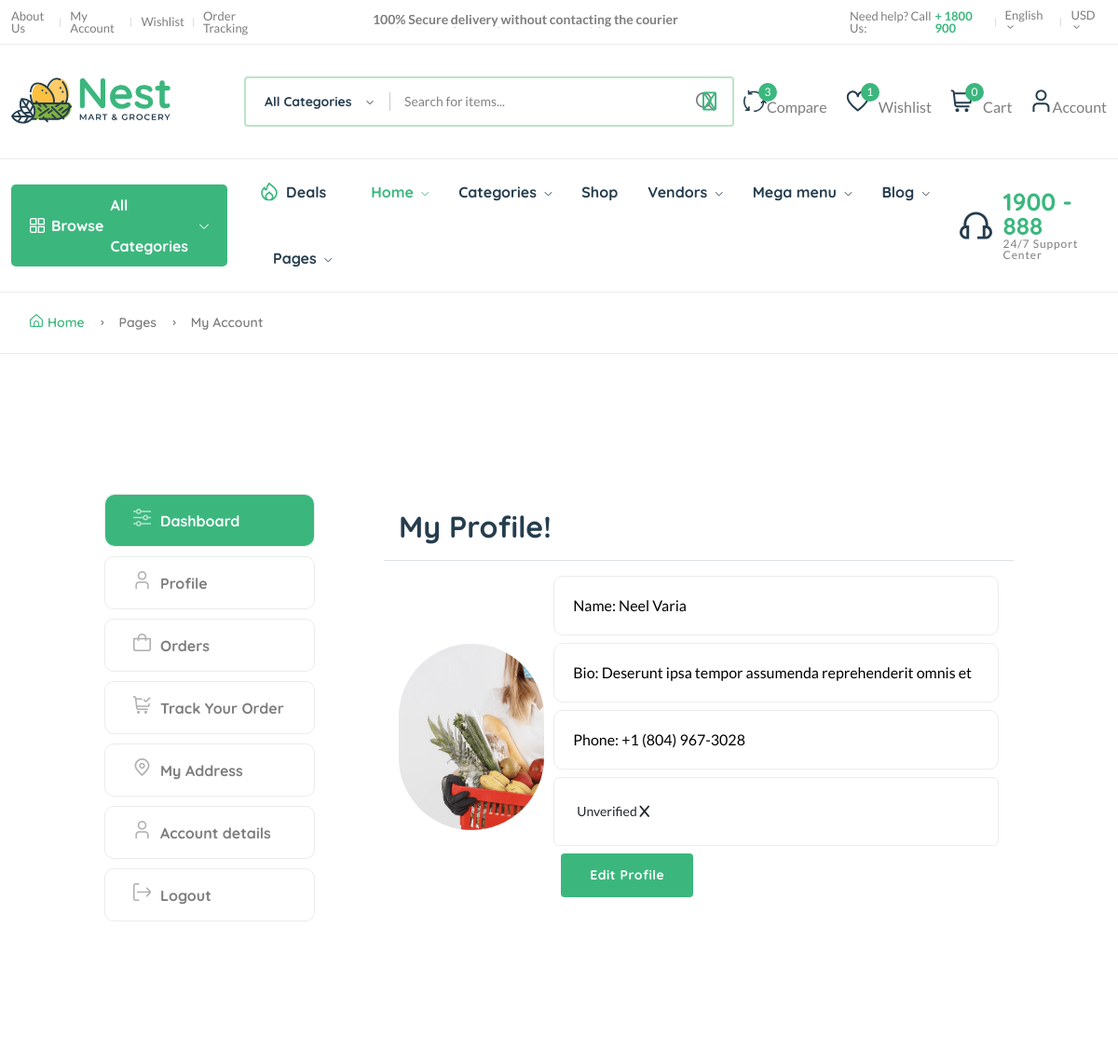
The page /customer-dashboard/ (signed in, upper part) on the database as committed earlier.
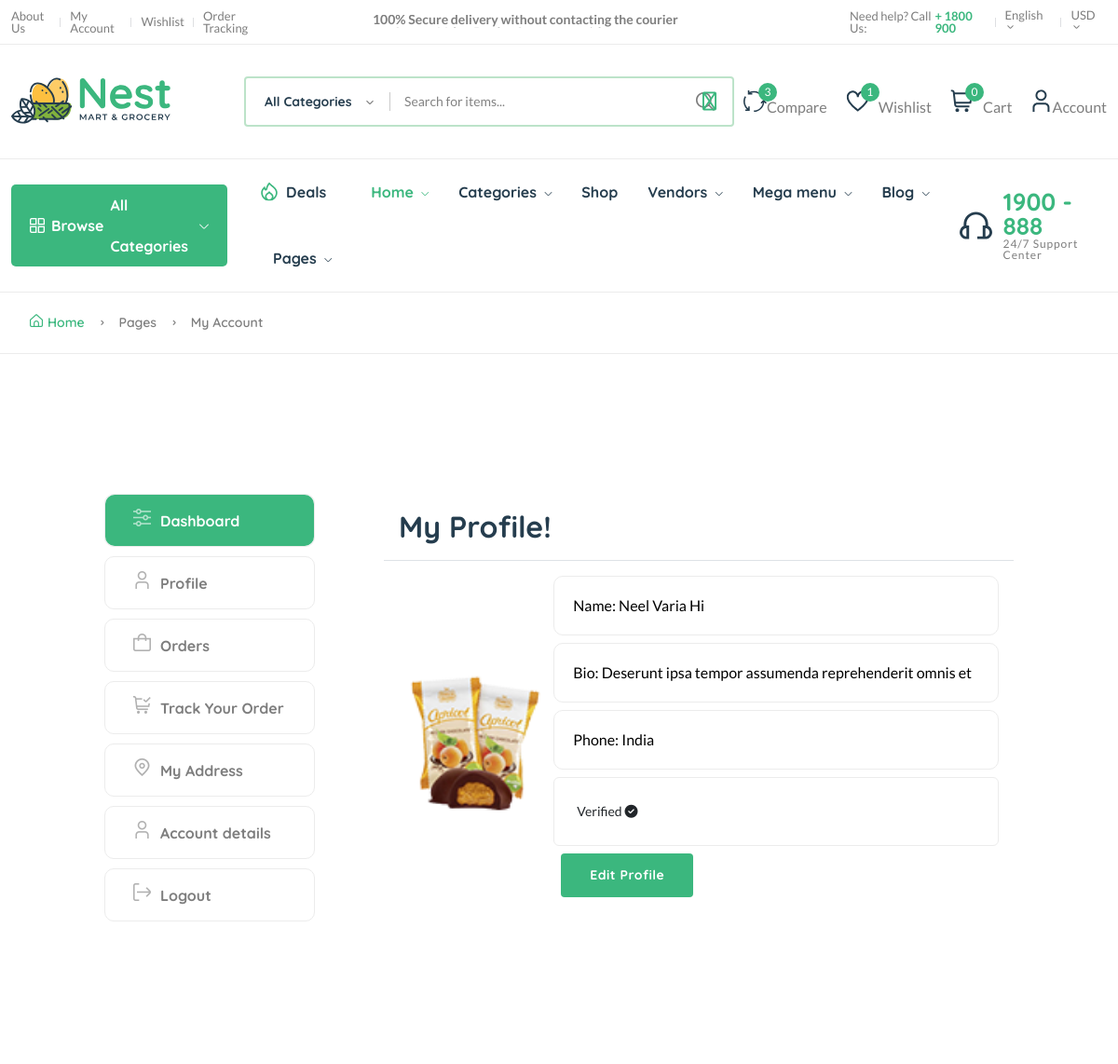
The same page on the database as committed later.
### userauth/models.py (models this page shows)
class profile_details(models.Model):
    user = models.OneToOneField(User, on_delete=models.CASCADE)
    image = models.ImageField(upload_to='profile_Details')
    full_name = models.CharField(max_length=100, null=False, blank=False)
    bio = models.CharField(max_length=100)
    phone = models.CharField(max_length=25, null=True, blank=True)
    verified = models.BooleanField(default=False)
    address = models.CharField(max_length=100, null=True, blank=True)
    country = models.CharField(max_length=100, null=True, blank=True)
    class Meta:
        verbose_name = "Profile Details"
        verbose_name_plural = "Profile Details"
    def __str__(self):
        return self.full_name

### ecommapp/views.py (the view)
# urls.py: path('customer-dashboard/',views.customer_dashboard,name="customer-dashboard"),
@login_required
def customer_dashboard(request):
    orders_list = Cartorder.objects.filter(user = request.user).order_by("-id")
    address = Address.objects.filter(user = request.user)
    orders = Cartorder.objects.annotate(month = ExtractMonth("order_date")).values("month").annotate(count = Count("id")).values('month', 'count')
    month = []
    total_orders = []
    for o in orders:
        month.append(calendar.month_name[o['month']])
        total_orders.append(o['count'])
    print(orders)
    print(month)
    print(total_orders)
    if request.method == 'POST':
        address = request.POST.get('address')
        phone = request.POST.get('phone')
        new_address = Address.objects.create(user = request.user, address = address, contact = phone)
        messages.success(request,'New address added successfully')
        return redirect('ecommapp:customer-dashboard')
    profile = profile_details.objects.get(user = request.user)
    print(profile)
    context = {'orders_list':orders_list,
               'address':address ,
               'orders':orders,
               'month':month,
               'total_orders':total_orders,
               'profile':profile
    }
    return render(request,'customer-dashboard.html',context)

### ecommapp/context_processor.py (called while the page is built)
def defaults(request):
    categories = Category.objects.all()
    vendors = Vendor.objects.all()
    min_max_price = Product.objects.aggregate(Min('price'),Max('price'))
    try:
        address = Address.objects.get(user=request.user)
    except:
        address = None
    try:
        whislist_count = whislist.objects.filter(user = request.user)
    except:
        messages.info(request,'You need login first to accessing to wishlist')
        whislist_count = 0
    return{
        'categories':categories,
        'add':address,
        'vendors':vendors,
        'min_max_price':min_max_price,
        'whislist_count':whislist_count
    }

### userauth/models.py (called while the page is built)
    def __str__(self):
        return self.username

### templates/customer-dashboard.html (shortened to what the changed rows need)
{% load static %}
{% include "nav.html" %}
    <main class="main pages">
        <div class="page-content pt-150 pb-150">
            <div class="container">
                <div class="row">
                    <div class="col-lg-10 m-auto">
                        <div class="row">
                            <div class="col-md-9">
                                <div class="tab-content account dashboard-content pl-50">
                                    <div class="tab-pane fade active show" id="profile" role="tabpanel" aria-labelledby="profile-tab">
                                        <div class="card">
                                            <div class="card-body mb-2" style="display: flex; align-items: center; gap: 10px;">
                                                <div>
                                                    {% if profile.image %}
                                                    <span><img src="{{profile.image.url}}" style="width: 200px; height: 200px; object-fit: cover; border: 0px solid; border-radius:100px ;"></span>
                                                    {% endif %}
                                                </div>
                                                <div>
                                                    <span><input type="text" class="mb-2" value="Name: {{profile.full_name|title}}" name="" id=""></span>
                                                    <span><input type="text" class="mb-2" value="Bio: {{profile.bio}}"></span>
                                                    <span><input type="text" class="mb-2" value="Phone: {{profile.phone}}"></span>
                                                    {% if profile.verified == True %}
                                                    <div class="p-4 border rounded">
                                                        <span>Verified</span>&nbsp;<i class="fas fa-check-circle"></i>
                                                    </div>
                                                    {% else %}
                                                    <div class="p-4 border rounded">
                                                        <span>Unverified</span>&nbsp;<i class="fas fa-x"></i>
                                                    </div>
                                                    {% endif %}
                                                </div>
                                            </div>
                                        </div>
                                    </div>
                                </div>
                            </div>
                        </div>
                    </div>
                </div>
            </div>
        </div>
    </main>

Rows that differ between the two databases and show on the page:
changed profile_details "Bio: Deserunt ipsa tempor assumenda reprehenderit omnis et": image: a different picture; full_name "Name: Neel Varia" → "Name: Neel Varia Hi"; phone "Phone: +1 (804) 967-3028" → "Phone: India"; verified False → True (drawn)
Other text that changed with them:
text no longer shown: "Unverified"
text now shown: "Verified"
